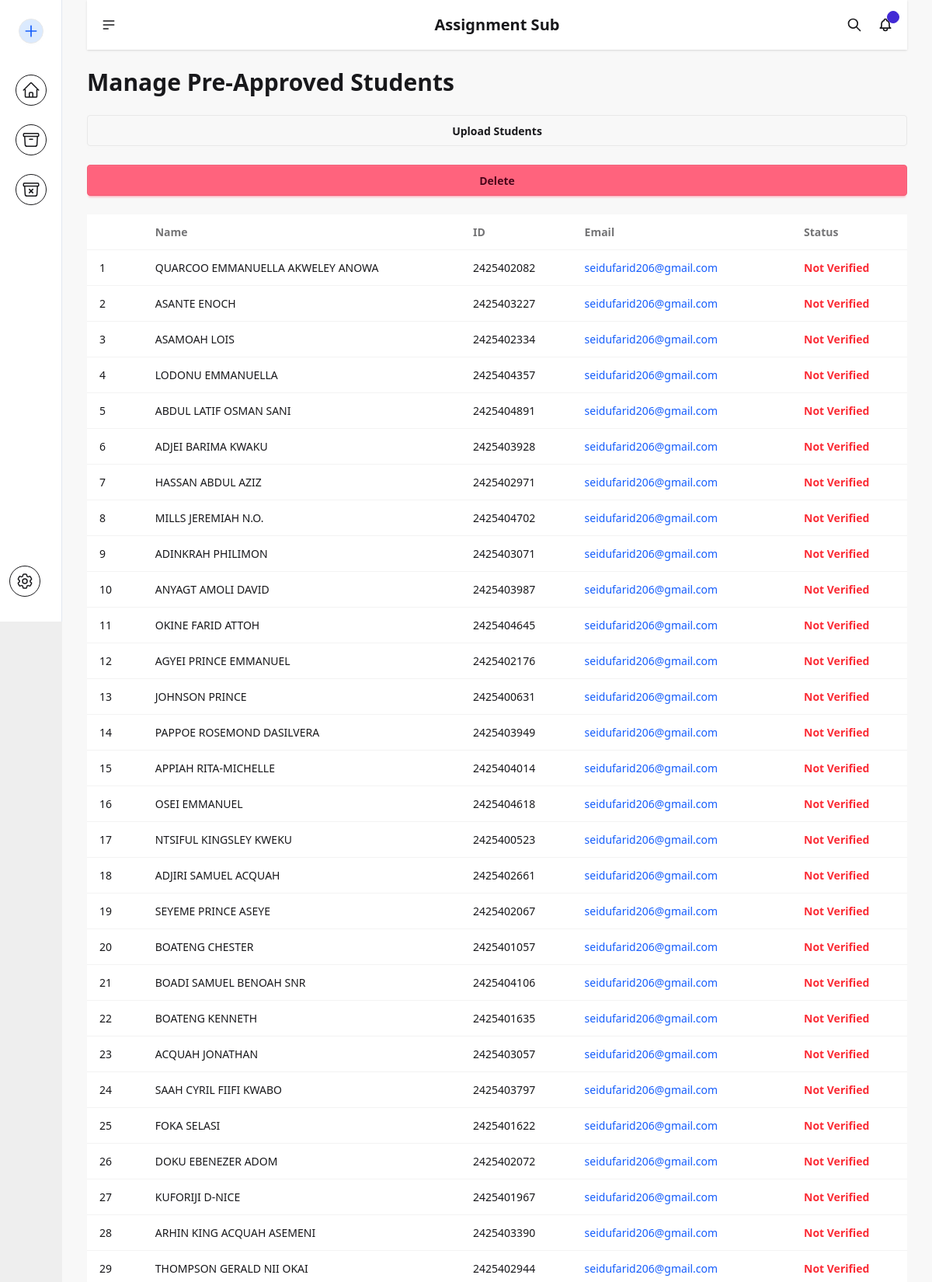
/students/upload/ (upper part), run on the app's committed database.
### AssignmentSubmission/models.py (models this page shows)
class PreApprovedStudents(models.Model):
    name = models.CharField(max_length=50)
    student_id = models.CharField(max_length=15, unique=True)
    email = models.EmailField(null=True, blank=True)
    registration_stage = models.CharField(max_length= 15, choices=RegistrationStage.choices, blank=True, default=None, null=True)
    is_registered = models.BooleanField(default=False)
    uploaded_at = models.DateTimeField(auto_now_add=True)
    is_verified = models.BooleanField(default=False)

### AssignmentSubmission/views.py (the view, shortened to what this page needs)
# urls.py: path('students/upload/', upload_students, name="upload-students"),
def upload_students(request):
    students = PreApprovedStudents.objects.all()
    return render(request, "AssSub/students.html", {"students": students})

### AssignmentSubmission/templates/AssSub/students.html (shortened to what this page needs)
{% extends 'AssSub/admin_base.html' %}
{% block content %}
        <h1 class="text-3xl font-bold mb-6">Manage Pre-Approved Students</h1>
        <button class="btn" onClick="document.getElementById('students-modal').showModal()">Upload Students</button>
        <a href="{% url 'delete-students' %}" class="btn btn-error">Delete</a>
        <div class="overflow-x-auto bg-base-100">
          <table class="table">
            <thead>
              <tr>
                <th></th>
                <th>Name</th>
                <th>ID</th>
                <th>Email</th>
                <th>Status</th>
              </tr>
            </thead>
            <tbody>
                {% for student in students %}
              <tr class="hover:bg-base-300">
                <td>{{ forloop.counter }}</td>
                <td>{{ student.name }}</td>
                <td>{{ student.student_id }}</td>
                <td><a class="text-blue-600 hover:underline" target="_blank" href="mailto:{{ student.email }}">{{ student.email }}</a></td>
                <td>
                    {% if student.is_verified %}
                                <span class="text-green-500 flex font-semibold">
                                    <!-- <svg xmlns="http://www.w3.org/2000/svg" fill="none" viewBox="0 0 24 24" stroke-width="1.5" stroke="currentColor" class="size-6">
                                    <path stroke-linecap="round" stroke-linejoin="round" d="M9 12.75 11.25 15 15 9.75M21 12c0 1.268-.63 2.39-1.593 3.068a3.745 3.745 0 0 1-1.043 3.296 3.745 3.745 0 0 1-3.296 1.043A3.745 3.745 0 0 1 12 21c-1.268 0-2.39-.63-3.068-1.593a3.746 3.746 0 0 1-3.296-1.043 3.745 3.745 0 0 1-1.043-3.296A3.745 3.745 0 0 1 3 12c0-1.268.63-2.39 1.593-3.068a3.745 3.745 0 0 1 1.043-3.296 3.746 3.746 0 0 1 3.296-1.043A3.746 3.746 0 0 1 12 3c1.268 0 2.39.63 3.068 1.593a3.746 3.746 0 0 1 3.296 1.043 3.746 3.746 0 0 1 1.043 3.296A3.745 3.745 0 0 1 21 12Z" />
                                    </svg> Verified -->
                                    Verified
                                </span>
                    {% else %}
                        <span class="text-red-500 flex font-semibold">Not Verified</span>
                    {% endif %}
                </td>
            </tr>
              {% endfor %}
            </tbody>
          </table>
        </div>
{% endblock content %}

### data on the page
PreApprovedStudents: name "QUARCOO EMMANUELLA AKWELEY ANOWA", student_id "2425402082", email "seidufarid206@gmail.com", is_verified "Not Verified"
PreApprovedStudents: name "ASANTE ENOCH", student_id "2425403227", email "seidufarid206@gmail.com", is_verified "Not Verified"
PreApprovedStudents: name "ASAMOAH LOIS", student_id "2425402334", email "seidufarid206@gmail.com", is_verified "Not Verified"
PreApprovedStudents: name "LODONU EMMANUELLA", student_id "2425404357", email "seidufarid206@gmail.com", is_verified "Not Verified"
PreApprovedStudents: name "ABDUL LATIF OSMAN SANI", student_id "2425404891", email "seidufarid206@gmail.com", is_verified "Not Verified"
PreApprovedStudents: name "ADJEI BARIMA KWAKU", student_id "2425403928", email "seidufarid206@gmail.com", is_verified "Not Verified"
PreApprovedStudents: name "HASSAN ABDUL AZIZ", student_id "2425402971", email "seidufarid206@gmail.com", is_verified "Not Verified"
PreApprovedStudents: name "MILLS JEREMIAH N.O.", student_id "2425404702", email "seidufarid206@gmail.com", is_verified "Not Verified"
PreApprovedStudents: name "ADINKRAH PHILIMON", student_id "2425403071", email "seidufarid206@gmail.com", is_verified "Not Verified"
PreApprovedStudents: name "ANYAGT AMOLI DAVID", student_id "2425403987", email "seidufarid206@gmail.com", is_verified "Not Verified"
PreApprovedStudents: name "OKINE FARID ATTOH", student_id "2425404645", email "seidufarid206@gmail.com", is_verified "Not Verified"
PreApprovedStudents: name "AGYEI PRINCE EMMANUEL", student_id "2425402176", email "seidufarid206@gmail.com", is_verified "Not Verified"
PreApprovedStudents: name "JOHNSON PRINCE", student_id "2425400631", email "seidufarid206@gmail.com", is_verified "Not Verified"
PreApprovedStudents: name "PAPPOE ROSEMOND DASILVERA", student_id "2425403949", email "seidufarid206@gmail.com", is_verified "Not Verified"
PreApprovedStudents: name "APPIAH RITA-MICHELLE", student_id "2425404014", email "seidufarid206@gmail.com", is_verified "Not Verified"
PreApprovedStudents: name "OSEI EMMANUEL", student_id "2425404618", email "seidufarid206@gmail.com", is_verified "Not Verified"
PreApprovedStudents: name "NTSIFUL KINGSLEY KWEKU", student_id "2425400523", email "seidufarid206@gmail.com", is_verified "Not Verified"
PreApprovedStudents: name "ADJIRI SAMUEL ACQUAH", student_id "2425402661", email "seidufarid206@gmail.com", is_verified "Not Verified"
PreApprovedStudents: name "SEYEME PRINCE ASEYE", student_id "2425402067", email "seidufarid206@gmail.com", is_verified "Not Verified"
PreApprovedStudents: name "BOATENG CHESTER", student_id "2425401057", email "seidufarid206@gmail.com", is_verified "Not Verified"
PreApprovedStudents: name "BOADI SAMUEL BENOAH SNR", student_id "2425404106", email "seidufarid206@gmail.com", is_verified "Not Verified"
PreApprovedStudents: name "BOATENG KENNETH", student_id "2425401635", email "seidufarid206@gmail.com", is_verified "Not Verified"
PreApprovedStudents: name "ACQUAH JONATHAN", student_id "2425403057", email "seidufarid206@gmail.com", is_verified "Not Verified"
PreApprovedStudents: name "SAAH CYRIL FIIFI KWABO", student_id "2425403797", email "seidufarid206@gmail.com", is_verified "Not Verified"
PreApprovedStudents: name "FOKA SELASI", student_id "2425401622", email "seidufarid206@gmail.com", is_verified "Not Verified"
PreApprovedStudents: name "DOKU EBENEZER ADOM", student_id "2425402072", email "seidufarid206@gmail.com", is_verified "Not Verified"
PreApprovedStudents: name "KUFORIJI D-NICE", student_id "2425401967", email "seidufarid206@gmail.com", is_verified "Not Verified"
PreApprovedStudents: name "ARHIN KING ACQUAH ASEMENI", student_id "2425403390", email "seidufarid206@gmail.com", is_verified "Not Verified"
PreApprovedStudents: name "THOMPSON GERALD NII OKAI", student_id "2425402944", email "seidufarid206@gmail.com", is_verified "Not Verified"
